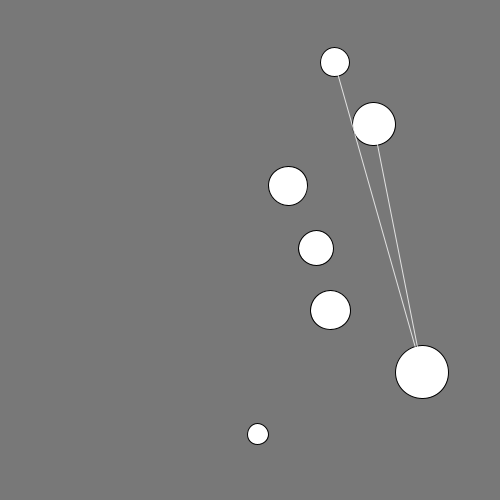
Frame 1 (no input)
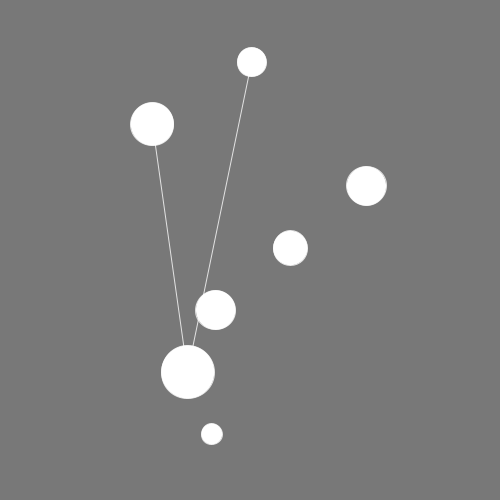
Frame 60 (the mouse pressed at the canvas centre just before this capture)
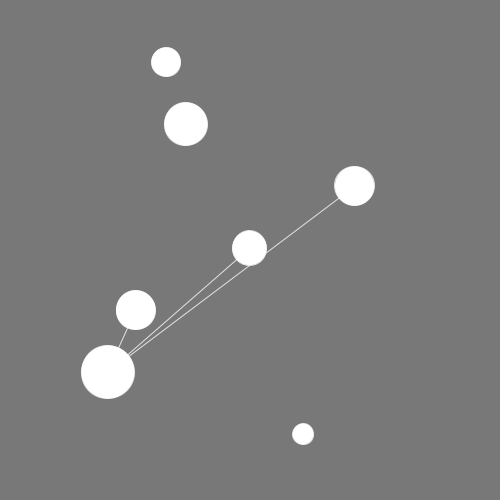
Frame 120 (the mouse held since frame 60 and released just before this capture)

The Processing sketch that drew these frames (run headless with seeded random() and noise(); from frame 60 on, the mouse is pressed at the canvas centre):

// Processing sketch: processing_152051
// ── processing_152051.pde

/*
 * Creative Coding
 * Week 3, 02 - array with sin()
 * by Indae Hwang and Jon McCormack
 * Copyright (c) 2014 Monash University
 *
 * This program demonstrates the use of arrays.
 * It creates three arrays that store the y-position, speed and phase of some oscillating circles.
 * You can change the number of circles by changing the value of num in setup()
 * You can change the background colour by holding the left mouse button and dragging.
 * 
 */

int     num;    // the number of items in the array (# of circles)
float[] x;      // x-position of each circle
float[] y;      // y-position of each circle (fixed)
float[] speed;  // speed of each circle
float[] phase;  // phase of each circle
boolean [] is_line;

float red = 120;
float green = 120;
float blue = 120;

void setup() {
  size(500, 500);

  num = 7;

  // allocate space for each array
  x = new float[num];
  y = new float[num];
  speed = new float[num];
  phase = new float[num];
  is_line = new boolean[num*num]; 

  // calculate the gap in y based on the number of circles
  float gap = height / (num + 1);
  
  randomSeed(hour() + minute() + second() + millis());

  //setup an initial value for each item in the array
  for (int i=0; i<num; i++) {
    y[i] = gap * (i + 1);      // y is constant for each so can be calculated once
    speed[i] = random(10);
    phase[i] = random(TWO_PI);
  }
  
  //setup bones between items
  random_bones();
  

}


void draw() {
  background(red, green, blue);

  for (int i=0; i<num; i++) {
    
    // calculate the x-position of each ball based on the speed, phase and current frame
    
    float spread = map (speed[i], 0, 10, 200, 50);
//    float spread = 200;
    
    x[i] = width/2 + sin(radians(frameCount*speed[i] ) + phase[i])* spread; 
    
    float size = map(speed[i], 0, 10, 60, 20);
//    float size = 20;
    
    ellipse(x[i], y[i], size, size);
    
  }
  
  stroke(255, 200);
  for (int i=1; i<num; i++) {
    for (int j=0; j<i; j++) {
      if (is_line[j*num + i]) line(x[i], y[i], x[j], y[j]);
    }
  }
  
  
}


// change the background colour if the mouse is dragged
void mouseDragged() {
  red = map(mouseX, 0, width, 0, 255);
  green = map(mouseY, 0, height, 0, 255);
  blue = map(mouseX+mouseY, 0, width+height, 255, 0);
}


void mousePressed() { 
  random_bones();
}

void random_bones() { 
  for (int i=1; i<num; i++) {
  for (int j=0; j<i; j++) {
    is_line[j*num + i] = random(sqrt(num*sqrt(num))) < 1;
  }
  } 
}
